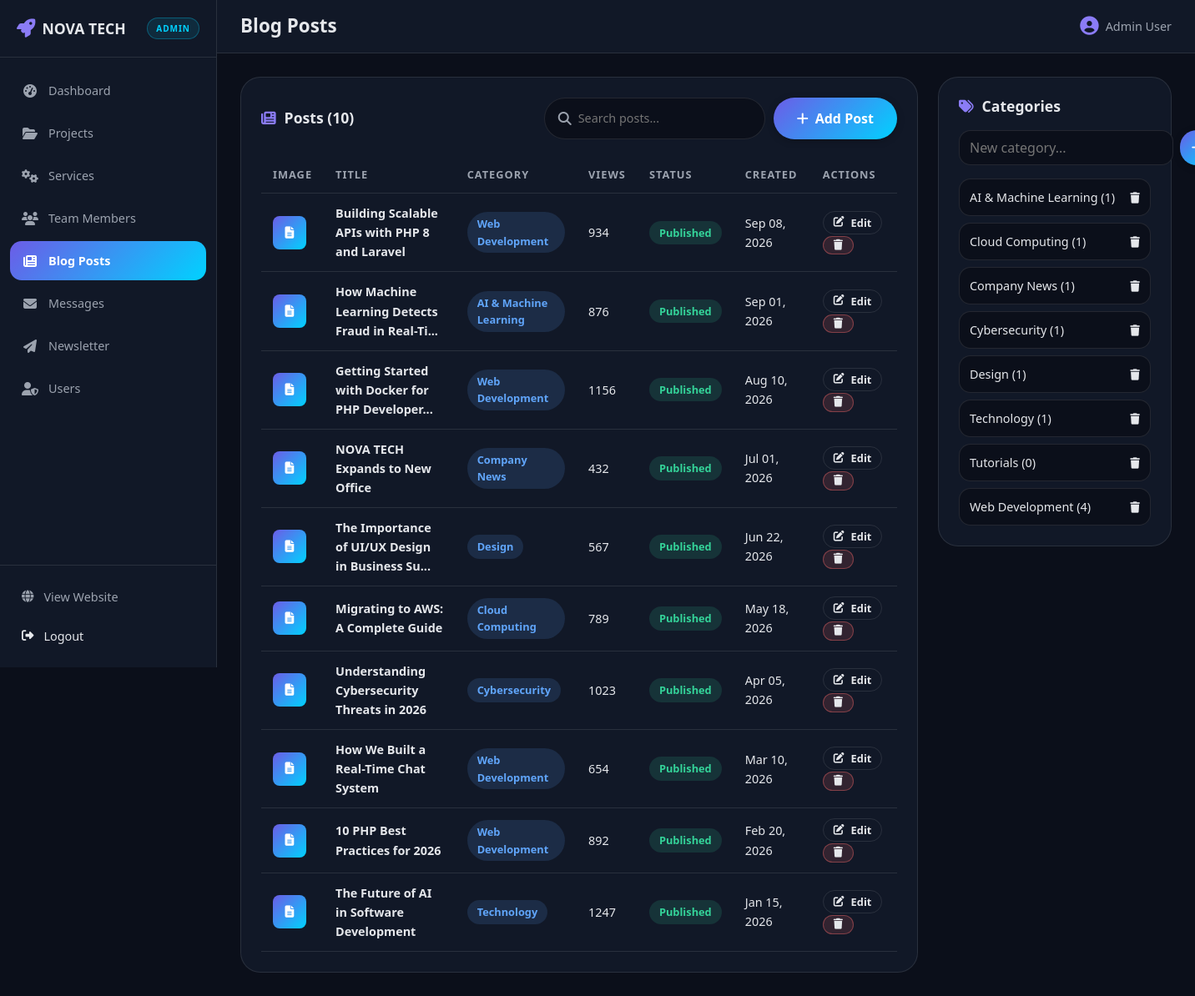
/admin/blog.php (signed in), run on the app's committed database.
### tables this page shows
CREATE TABLE IF NOT EXISTS blog_posts (
    id INT AUTO_INCREMENT PRIMARY KEY,
    title VARCHAR(300) NOT NULL,
    slug VARCHAR(350) NOT NULL UNIQUE,
    excerpt TEXT,
    content LONGTEXT NOT NULL,
    image VARCHAR(500) DEFAULT NULL,
    category_id INT DEFAULT NULL,
    author_id INT DEFAULT NULL,
    is_published TINYINT(1) DEFAULT 1,
    views INT DEFAULT 0,
    created_at TIMESTAMP DEFAULT CURRENT_TIMESTAMP,
    updated_at TIMESTAMP DEFAULT CURRENT_TIMESTAMP ON UPDATE CURRENT_TIMESTAMP,
    FOREIGN KEY (category_id) REFERENCES categories(id) ON DELETE SET NULL,
    FOREIGN KEY (author_id) REFERENCES users(id) ON DELETE SET NULL,
    INDEX idx_slug (slug),
    INDEX idx_published (is_published),
    INDEX idx_category (category_id)
);

CREATE TABLE IF NOT EXISTS categories (
    id INT AUTO_INCREMENT PRIMARY KEY,
    name VARCHAR(100) NOT NULL UNIQUE,
    slug VARCHAR(120) NOT NULL UNIQUE,
    description TEXT,
    created_at TIMESTAMP DEFAULT CURRENT_TIMESTAMP,
    INDEX idx_slug (slug)
);

### includes/functions.php (called while the page is built, shortened)
<?php
function sanitize($input) {
    return htmlspecialchars(trim($input), ENT_QUOTES, 'UTF-8');
}
function fetch_all($pdo, $sql, $params = []) {
    $stmt = $pdo->prepare($sql);
    $stmt->execute($params);
    return $stmt->fetchAll();
}
function truncate($text, $length = 150) {
    if (strlen($text) <= $length) return $text;
    return substr($text, 0, $length) . '...';
}
function format_date($date, $format = 'M d, Y') {
    return date($format, strtotime($date));
}

### admin/blog.php (the view, shortened to what this page needs)
<?php
require_once __DIR__ . '/../config/database.php';
require_once __DIR__ . '/../includes/functions.php';
$search = trim($_GET['search'] ?? '');
$where = []; $params = [];
$where_sql = $where ? 'WHERE '.implode(' AND ', $where) : '';
$posts = fetch_all($pdo, "
    SELECT bp.*, c.name as category_name
    FROM blog_posts bp
    LEFT JOIN categories c ON bp.category_id = c.id
    $where_sql
    ORDER BY bp.created_at DESC
", $params);
$categories = fetch_all($pdo, "SELECT * FROM categories ORDER BY name ASC");
include __DIR__ . '/includes/layout_start.php';
?>
<div style="display:grid;grid-template-columns:1fr 280px;gap:24px;align-items:start;">
    <div>
        <div class="admin-panel">
            <div class="admin-panel__tools">
                <h2 class="admin-panel__title" style="margin:0;"><i class="fas fa-newspaper"></i> Posts (<?= count($posts) ?>)</h2>
                <div style="display:flex;gap:10px;flex-wrap:wrap;">
                    <form method="GET" class="admin-search">
                        <i class="fas fa-search"></i>
                        <input type="text" name="search" placeholder="Search posts..." value="<?= sanitize($search) ?>">
                    </form>
                    <button class="btn btn--primary" onclick="openModal('postModal')"><i class="fas fa-plus"></i> Add Post</button>
                </div>
            </div>
            <div class="admin-table-wrap">
                <table class="admin-table">
                    <thead>
                        <tr><th>Image</th><th>Title</th><th>Category</th><th>Views</th><th>Status</th><th>Created</th><th>Actions</th></tr>
                    </thead>
                    <tbody>
                    <?php if (empty($posts)): ?>
                        <tr><td colspan="7" style="text-align:center;padding:30px;color:var(--color-text-muted);">No posts found.</td></tr>
                    <?php else: ?>
                        <?php foreach ($posts as $post): ?>
                        <tr>
                            <td>
                                <?php if ($post['image']): ?>
                                    <img src="<?= base_url('uploads/blog/' . $post['image']) ?>" alt="">
                                <?php else: ?>
                                    <span class="avatar-circle" style="border-radius:8px;"><i class="fas fa-file-alt"></i></span>
                                <?php endif; ?>
                            </td>
                            <td><strong><?= sanitize(truncate($post['title'], 45)) ?></strong></td>
                            <td><?= $post['category_name'] ? '<span class="badge badge--active">' . sanitize($post['category_name']) . '</span>' : '<span class="badge">Uncategorized</span>' ?></td>
                            <td><?= (int)$post['views'] ?></td>
                            <td><?= $post['is_published'] ? '<span class="badge badge--done">Published</span>' : '<span class="badge badge--pending">Draft</span>' ?></td>
                            <td><?= format_date($post['created_at']) ?></td>
                            <td>
                                <button class="btn btn--ghost btn--sm" onclick="editPost(<?= $post['id'] ?>)"><i class="fas fa-edit"></i> Edit</button>
                                <form method="POST" onsubmit="return confirm('Delete this post?')" style="display:inline;">
                                    <button type="submit" class="btn btn--danger btn--sm"><i class="fas fa-trash"></i></button>
                                </form>
                            </td>
                        </tr>
                        <?php endforeach; ?>
                    <?php endif; ?>
                    </tbody>
                </table>
            </div>
        </div>
    </div>
    <div>
        <div class="admin-panel">
            <h2 class="admin-panel__title"><i class="fas fa-tags"></i> Categories</h2>
            <form method="POST" style="display:flex;gap:8px;margin-bottom:16px;">
                <input type="text" name="cat_name" placeholder="New category..." style="flex:1;background:var(--color-bg);border:1px solid var(--color-border);border-radius:var(--radius-md);padding:9px 12px;color:var(--color-text);">
                <button class="btn btn--primary btn--sm" type="submit"><i class="fas fa-plus"></i></button>
            </form>
            <ul style="list-style:none;display:grid;gap:8px;">
                <?php foreach ($categories as $cat): ?>
                <li style="display:flex;align-items:center;justify-content:space-between;padding:10px 12px;background:var(--color-bg);border:1px solid var(--color-border);border-radius:var(--radius-md);font-size:var(--size-sm);">
                    <span><?= sanitize($cat['name']) ?> (<?= (int)$cat['count'] ?>)</span>
                    <form method="POST" onsubmit="return confirm('Delete this category?')">
                        <button type="submit" style="background:none;border:none;color:var(--color-warm);cursor:pointer;"><i class="fas fa-trash"></i></button>
                    </form>
                </li>
                <?php endforeach; ?>
            </ul>
        </div>
    </div>
</div>
<?php include __DIR__ . '/includes/layout_end.php'; ?>

### css/style.css (style rules this page uses)
:root { --color-primary: #6c5ce7; --color-primary-dark: #5a4bd1; --color-primary-light: #8b7cf6; --color-accent: #00d2ff; --color-accent-2: #ff6b6b; --color-bg: #0b0f1a; --color-bg-2: #111827; --color-bg-3: #1a2234; --color-text: #e5e7eb; --color-text-muted: #9ca3af; --color-border: rgba(255, 255, 255, 0.1); --color-white: #ffffff; --gradient-primary: linear-gradient(135deg, var(--color-primary), var(--color-accent)); --gradient-text: linear-gradient(90deg, var(--color-primary-light), var(--color-accent)); --shadow-sm: 0 2px 8px rgba(0, 0, 0, 0.25); --shadow-md: 0 8px 24px rgba(0, 0, 0, 0.3); --shadow-lg: 0 16px 48px rgba(0, 0, 0, 0.4); --container-max: 1200px; --radius-sm: 8px; --radius-md: 14px; --radius-lg: 24px; --radius-full: 999px; --font-sans: 'Segoe UI', -apple-system, BlinkMacSystemFont, Roboto, Helvetica, Arial, sans-serif; --size-xs: 0.8rem; --size-sm: 0.9rem; --size-base: 1rem; --size-lg: 1.1rem; --size-xl: 1.4rem; --size-2xl: 2rem; --size-3xl: 2.8rem; --transition: all 0.3s ease; }
*, *::before, *::after { margin: 0; padding: 0; box-sizing: border-box; }
html { scroll-behavior: smooth; scroll-padding-top: 90px; }
body { font-family: var(--font-sans); background-color: var(--color-bg); color: var(--color-text); line-height: 1.6; overflow-x: hidden; }
ul { list-style: none; }
button { font-family: inherit; cursor: pointer; border: none; background: none; color: inherit; }
input, textarea, select { font-family: inherit; font-size: var(--size-base); }
h1, h2, h3, h4, h5, h6 { line-height: 1.2; font-weight: 700; }
.btn { display: inline-flex; align-items: center; justify-content: center; gap: 8px; padding: 14px 28px; font-size: var(--size-base); font-weight: 600; border-radius: var(--radius-full); transition: var(--transition); white-space: nowrap; text-align: center; }
.btn--primary { background: var(--gradient-primary); color: var(--color-white); box-shadow: var(--shadow-sm); }
.btn--ghost { color: var(--color-text); border: 1px solid var(--color-border); }
.btn--sm { padding: 9px 20px; font-size: var(--size-sm); }
.badge { display: inline-block; padding: 4px 12px; font-size: var(--size-xs); font-weight: 600; border-radius: var(--radius-full); }
.badge--done { color: #34d399; background: rgba(52, 211, 153, 0.14); }
.badge--active { color: #60a5fa; background: rgba(96, 165, 250, 0.14); }

### css/animations.css (style rules this page uses)
.btn { position: relative; overflow: hidden; }
.btn::after { content: ""; position: absolute; top: 0; left: -100%; width: 60%; height: 100%; background: linear-gradient(90deg, transparent, rgba(255, 255, 255, 0.25), transparent); transform: skewX(-20deg); transition: left 0.5s ease; }

### data on the page
blog_posts: title "Building Scalable APIs with PHP 8 and Laravel", category.name "Web Development", views "934", is_published "Published", created_at "Sep 08, 2026"
blog_posts: title "How Machine Learning Detects Fraud in Real-Ti...", category.name "AI & Machine Learning", views "876", is_published "Published", created_at "Sep 01, 2026"
blog_posts: title "Getting Started with Docker for PHP Developer...", category.name "Web Development", views "1156", is_published "Published", created_at "Aug 10, 2026"
blog_posts: title "NOVA TECH Expands to New Office", category.name "Company News", views "432", is_published "Published", created_at "Jul 01, 2026"
blog_posts: title "The Importance of UI/UX Design in Business Su...", category.name "Design", views "567", is_published "Published", created_at "Jun 22, 2026"
blog_posts: title "Migrating to AWS: A Complete Guide", category.name "Cloud Computing", views "789", is_published "Published", created_at "May 18, 2026"
blog_posts: title "Understanding Cybersecurity Threats in 2026", category.name "Cybersecurity", views "1023", is_published "Published", created_at "Apr 05, 2026"
blog_posts: title "How We Built a Real-Time Chat System", category.name "Web Development", views "654", is_published "Published", created_at "Mar 10, 2026"
blog_posts: title "10 PHP Best Practices for 2026", category.name "Web Development", views "892", is_published "Published", created_at "Feb 20, 2026"
blog_posts: title "The Future of AI in Software Development", category.name "Technology", views "1247", is_published "Published", created_at "Jan 15, 2026"
categories: name "AI & Machine Learning", count "1"
categories: name "Cloud Computing", count "1"
categories: name "Company News", count "1"
categories: name "Cybersecurity", count "1"
categories: name "Design", count "1"
categories: name "Technology", id "1"
categories: name "Tutorials", count "0"
categories: name "Web Development", count "4"

### other printed values
$admin_page_title "Blog Posts"
$_SESSION['user_name'] "Admin User"
count($posts) "10"
